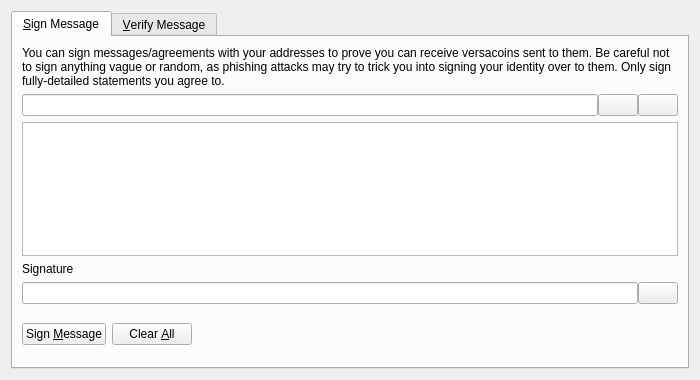
<?xml version="1.0" encoding="UTF-8"?>
<ui version="4.0">
 <class>SignVerifyMessageDialog</class>
 <widget class="QDialog" name="SignVerifyMessageDialog">
  <property name="geometry">
   <rect>
    <x>0</x>
    <y>0</y>
    <width>700</width>
    <height>380</height>
   </rect>
  </property>
  <property name="windowTitle">
   <string>Signatures - Sign / Verify a Message</string>
  </property>
  <property name="modal">
   <bool>true</bool>
  </property>
  <layout class="QVBoxLayout" name="verticalLayout">
   <item>
    <widget class="QTabWidget" name="tabWidget">
     <property name="currentIndex">
      <number>0</number>
     </property>
     <widget class="QWidget" name="tabSignMessage">
      <attribute name="title">
       <string>&amp;Sign Message</string>
      </attribute>
      <layout class="QVBoxLayout" name="verticalLayout_SM">
       <item>
        <widget class="QLabel" name="infoLabel_SM">
         <property name="text">
          <string>You can sign messages/agreements with your addresses to prove you can receive versacoins sent to them. Be careful not to sign anything vague or random, as phishing attacks may try to trick you into signing your identity over to them. Only sign fully-detailed statements you agree to.</string>
         </property>
         <property name="textFormat">
          <enum>Qt::PlainText</enum>
         </property>
         <property name="wordWrap">
          <bool>true</bool>
         </property>
        </widget>
       </item>
       <item>
        <layout class="QHBoxLayout" name="horizontalLayout_1_SM">
         <property name="spacing">
          <number>0</number>
         </property>
         <item>
          <widget class="QValidatedLineEdit" name="addressIn_SM">
           <property name="toolTip">
            <string>The VersaCoin address to sign the message with</string>
           </property>
          </widget>
         </item>
         <item>
          <widget class="QPushButton" name="addressBookButton_SM">
           <property name="toolTip">
            <string>Choose previously used address</string>
           </property>
           <property name="text">
            <string/>
           </property>
           <property name="icon">
            <iconset resource="../bitcoin.qrc">
             <normaloff>:/icons/address-book</normaloff>:/icons/address-book</iconset>
           </property>
           <property name="shortcut">
            <string>Alt+A</string>
           </property>
           <property name="autoDefault">
            <bool>false</bool>
           </property>
          </widget>
         </item>
         <item>
          <widget class="QPushButton" name="pasteButton_SM">
           <property name="toolTip">
            <string>Paste address from clipboard</string>
           </property>
           <property name="text">
            <string/>
           </property>
           <property name="icon">
            <iconset resource="../bitcoin.qrc">
             <normaloff>:/icons/editpaste</normaloff>:/icons/editpaste</iconset>
           </property>
           <property name="shortcut">
            <string>Alt+P</string>
           </property>
           <property name="autoDefault">
            <bool>false</bool>
           </property>
          </widget>
         </item>
        </layout>
       </item>
       <item>
        <widget class="QPlainTextEdit" name="messageIn_SM">
         <property name="toolTip">
          <string>Enter the message you want to sign here</string>
         </property>
        </widget>
       </item>
       <item>
        <widget class="QLabel" name="signatureLabel_SM">
         <property name="text">
          <string>Signature</string>
         </property>
         <property name="textFormat">
          <enum>Qt::PlainText</enum>
         </property>
        </widget>
       </item>
       <item>
        <layout class="QHBoxLayout" name="horizontalLayout_2_SM">
         <property name="spacing">
          <number>0</number>
         </property>
         <item>
          <widget class="QLineEdit" name="signatureOut_SM">
           <property name="font">
            <font>
             <italic>true</italic>
            </font>
           </property>
           <property name="readOnly">
            <bool>true</bool>
           </property>
          </widget>
         </item>
         <item>
          <widget class="QPushButton" name="copySignatureButton_SM">
           <property name="toolTip">
            <string>Copy the current signature to the system clipboard</string>
           </property>
           <property name="text">
            <string/>
           </property>
           <property name="icon">
            <iconset resource="../bitcoin.qrc">
             <normaloff>:/icons/editcopy</normaloff>:/icons/editcopy</iconset>
           </property>
           <property name="autoDefault">
            <bool>false</bool>
           </property>
          </widget>
         </item>
        </layout>
       </item>
       <item>
        <layout class="QHBoxLayout" name="horizontalLayout_3_SM">
         <item>
          <widget class="QPushButton" name="signMessageButton_SM">
           <property name="toolTip">
            <string>Sign the message to prove you own this VersaCoin address</string>
           </property>
           <property name="text">
            <string>Sign &amp;Message</string>
           </property>
           <property name="icon">
            <iconset resource="../bitcoin.qrc">
             <normaloff>:/icons/edit</normaloff>:/icons/edit</iconset>
           </property>
           <property name="autoDefault">
            <bool>false</bool>
           </property>
          </widget>
         </item>
         <item>
          <widget class="QPushButton" name="clearButton_SM">
           <property name="toolTip">
            <string>Reset all sign message fields</string>
           </property>
           <property name="text">
            <string>Clear &amp;All</string>
           </property>
           <property name="icon">
            <iconset resource="../bitcoin.qrc">
             <normaloff>:/icons/remove</normaloff>:/icons/remove</iconset>
           </property>
           <property name="autoDefault">
            <bool>false</bool>
           </property>
          </widget>
         </item>
         <item>
          <spacer name="horizontalSpacer_1_SM">
           <property name="orientation">
            <enum>Qt::Horizontal</enum>
           </property>
           <property name="sizeHint" stdset="0">
            <size>
             <width>40</width>
             <height>48</height>
            </size>
           </property>
          </spacer>
         </item>
         <item>
          <widget class="QLabel" name="statusLabel_SM">
           <property name="font">
            <font>
             <weight>75</weight>
             <bold>true</bold>
            </font>
           </property>
           <property name="text">
            <string/>
           </property>
           <property name="wordWrap">
            <bool>true</bool>
           </property>
          </widget>
         </item>
         <item>
          <spacer name="horizontalSpacer_2_SM">
           <property name="orientation">
            <enum>Qt::Horizontal</enum>
           </property>
           <property name="sizeHint" stdset="0">
            <size>
             <width>40</width>
             <height>48</height>
            </size>
           </property>
          </spacer>
         </item>
        </layout>
       </item>
      </layout>
     </widget>
     <widget class="QWidget" name="tabVerifyMessage">
      <attribute name="title">
       <string>&amp;Verify Message</string>
      </attribute>
      <layout class="QVBoxLayout" name="verticalLayout_VM">
       <item>
        <widget class="QLabel" name="infoLabel_VM">
         <property name="text">
          <string>Enter the receiver's address, message (ensure you copy line breaks, spaces, tabs, etc. exactly) and signature below to verify the message. Be careful not to read more into the signature than what is in the signed message itself, to avoid being tricked by a man-in-the-middle attack. Note that this only proves the signing party receives with the address, it cannot prove sendership of any transaction!</string>
         </property>
         <property name="textFormat">
          <enum>Qt::PlainText</enum>
         </property>
         <property name="alignment">
          <set>Qt::AlignLeading|Qt::AlignLeft|Qt::AlignTop</set>
         </property>
         <property name="wordWrap">
          <bool>true</bool>
         </property>
        </widget>
       </item>
       <item>
        <layout class="QHBoxLayout" name="horizontalLayout_1_VM">
         <property name="spacing">
          <number>0</number>
         </property>
         <item>
          <widget class="QValidatedLineEdit" name="addressIn_VM">
           <property name="toolTip">
            <string>The VersaCoin address the message was signed with</string>
           </property>
          </widget>
         </item>
         <item>
          <widget class="QPushButton" name="addressBookButton_VM">
           <property name="toolTip">
            <string>Choose previously used address</string>
           </property>
           <property name="text">
            <string/>
           </property>
           <property name="icon">
            <iconset resource="../bitcoin.qrc">
             <normaloff>:/icons/address-book</normaloff>:/icons/address-book</iconset>
           </property>
           <property name="shortcut">
            <string>Alt+A</string>
           </property>
           <property name="autoDefault">
            <bool>false</bool>
           </property>
          </widget>
         </item>
        </layout>
       </item>
       <item>
        <widget class="QPlainTextEdit" name="messageIn_VM"/>
       </item>
       <item>
        <widget class="QValidatedLineEdit" name="signatureIn_VM"/>
       </item>
       <item>
        <layout class="QHBoxLayout" name="horizontalLayout_2_VM">
         <item>
          <widget class="QPushButton" name="verifyMessageButton_VM">
           <property name="toolTip">
            <string>Verify the message to ensure it was signed with the specified VersaCoin address</string>
           </property>
           <property name="text">
            <string>Verify &amp;Message</string>
           </property>
           <property name="icon">
            <iconset resource="../bitcoin.qrc">
             <normaloff>:/icons/transaction_0</normaloff>:/icons/transaction_0</iconset>
           </property>
           <property name="autoDefault">
            <bool>false</bool>
           </property>
          </widget>
         </item>
         <item>
          <widget class="QPushButton" name="clearButton_VM">
           <property name="toolTip">
            <string>Reset all verify message fields</string>
           </property>
           <property name="text">
            <string>Clear &amp;All</string>
           </property>
           <property name="icon">
            <iconset resource="../bitcoin.qrc">
             <normaloff>:/icons/remove</normaloff>:/icons/remove</iconset>
           </property>
           <property name="autoDefault">
            <bool>false</bool>
           </property>
          </widget>
         </item>
         <item>
          <spacer name="horizontalSpacer_1_VM">
           <property name="orientation">
            <enum>Qt::Horizontal</enum>
           </property>
           <property name="sizeHint" stdset="0">
            <size>
             <width>40</width>
             <height>48</height>
            </size>
           </property>
          </spacer>
         </item>
         <item>
          <widget class="QLabel" name="statusLabel_VM">
           <property name="font">
            <font>
             <weight>75</weight>
             <bold>true</bold>
            </font>
           </property>
           <property name="text">
            <string/>
           </property>
           <property name="wordWrap">
            <bool>true</bool>
           </property>
          </widget>
         </item>
         <item>
          <spacer name="horizontalSpacer_2_VM">
           <property name="orientation">
            <enum>Qt::Horizontal</enum>
           </property>
           <property name="sizeHint" stdset="0">
            <size>
             <width>40</width>
             <height>48</height>
            </size>
           </property>
          </spacer>
         </item>
        </layout>
       </item>
      </layout>
     </widget>
    </widget>
   </item>
  </layout>
 </widget>
 <customwidgets>
  <customwidget>
   <class>QValidatedLineEdit</class>
   <extends>QLineEdit</extends>
   <header>qt/qvalidatedlineedit.h</header>
  </customwidget>
 </customwidgets>
 <resources>
  <include location="../bitcoin.qrc"/>
 </resources>
 <connections/>
</ui>
